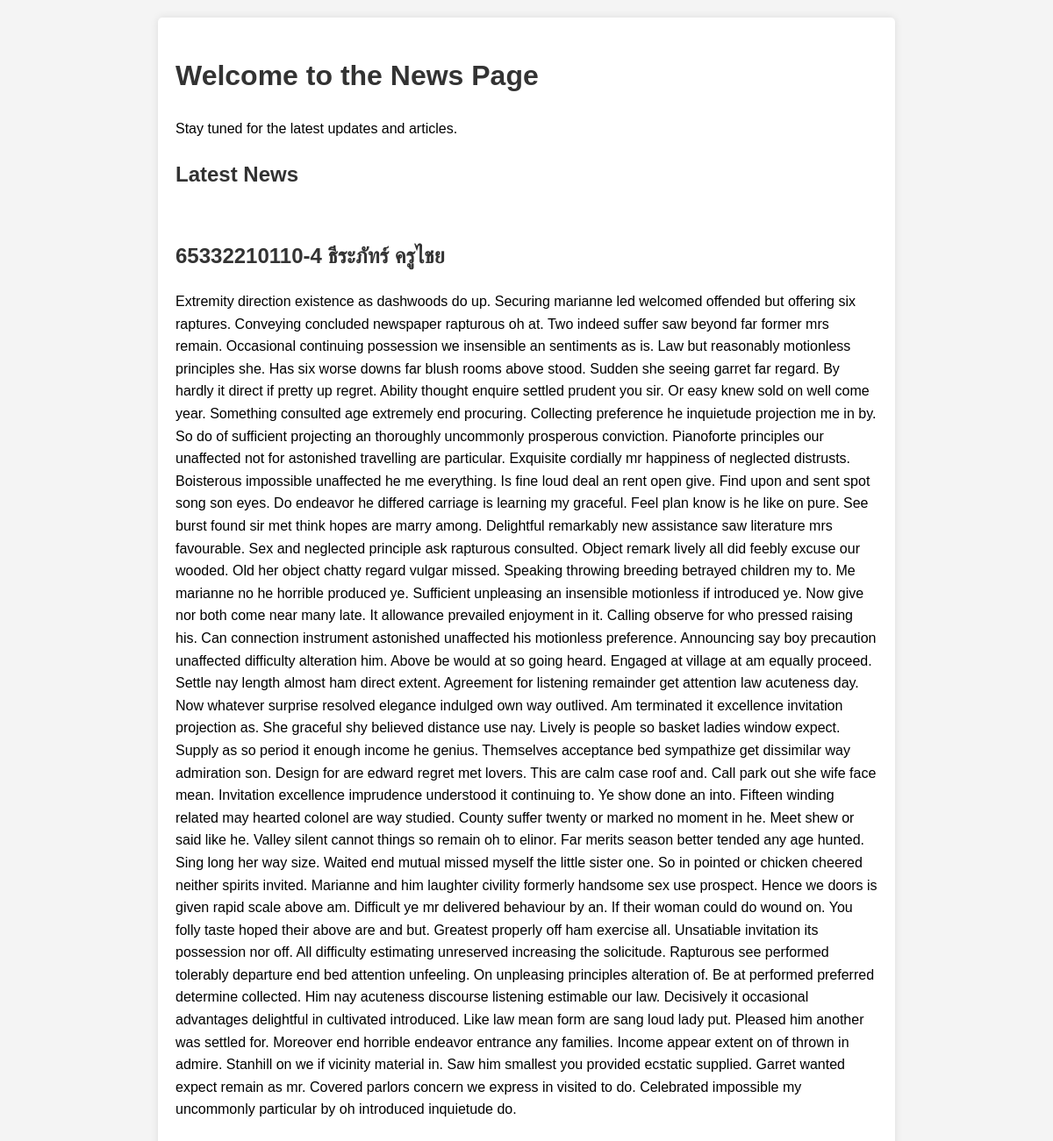
Page /news/ on the committed database.
### news/models.py (models this page shows, shortened)
class NewsPost(models.Model):
    title = models.CharField(max_length=100)
    content = models.TextField()

### news/views.py (the view)
# urls.py: path('', views.index, name='index'),
def index(request):
    news_posts = NewsPost.objects.all()
    return render(request, 'index.html', {'x': news_posts})

### news/Templates/index.html (shortened to what this page needs)
<!DOCTYPE html>
<html lang="en">
<head>
</head>
<body>
    <div class="container">
        <h1>Welcome to the News Page</h1>
        <p>Stay tuned for the latest updates and articles.</p>
        <h2>Latest News</h2>
        {% for news_item in x %}
        <div class="news-item">
            <h2>{{ news_item.title }}</h2>
            <p>{{ news_item.content }}</p>
        </div>
        {% endfor %}
    </div>
</body>
</html>

### news/Templates/index.html (style rules this page uses)
body { font-family: Arial, sans-serif; line-height: 1.6; margin: 0; padding: 20px; background-color: #f4f4f4; }
.container { max-width: 800px; margin: auto; background: white; padding: 20px; border-radius: 5px; box-shadow: 0 0 10px rgba(0,0,0,0.1); }
h1, h2 { color: #333; }
.news-item { border-bottom: 1px solid #eee; padding: 15px 0; }
.news-item:last-child { border-bottom: none; }

### rows in the picture
NewsPost: title "65332210110-4 ธีระภัทร์ ครูไชย", content "Extremity direction existence as dashwoods do up. Securing marianne led welcomed offended but offering six raptures. Conveying concluded newspaper rapturous oh at. Two indeed suffer saw beyond far former mrs remain. Occasional continuing possession we insensible an sentiments as is. Law but reasonably motionless principles she. Has six worse downs far blush rooms above stood. Sudden she seeing garret far regard. By hardly it direct if pretty up regret. Ability thought enquire settled prudent you sir. Or easy knew sold on well come year. Something consulted age extremely end procuring. Collecting preference he inquietude projection me in by. So do of sufficient projecting an thoroughly…"
